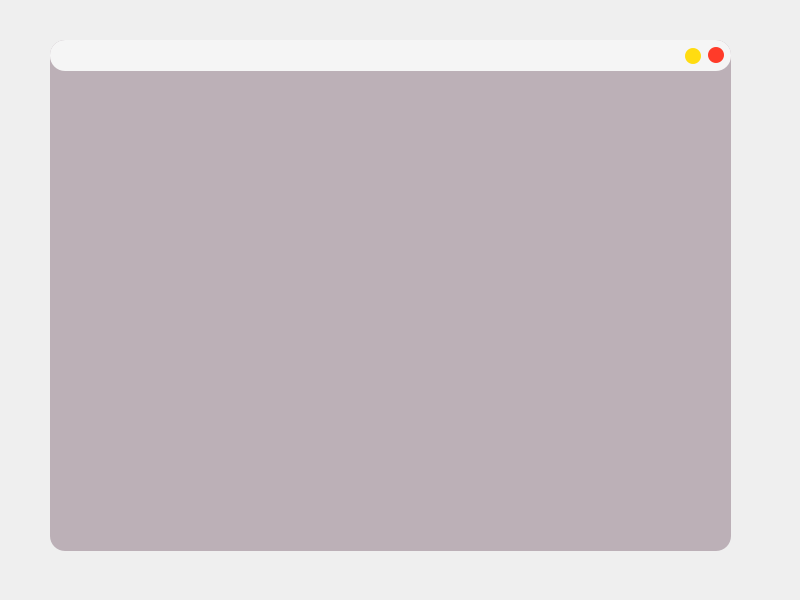
<?xml version="1.0" encoding="UTF-8"?>
<ui version="4.0">
 <class>MainWindow</class>
 <widget class="QMainWindow" name="MainWindow">
  <property name="geometry">
   <rect>
    <x>0</x>
    <y>0</y>
    <width>800</width>
    <height>600</height>
   </rect>
  </property>
  <property name="windowTitle">
   <string>MainWindow</string>
  </property>
  <widget class="QWidget" name="centralwidget">
   <widget class="QFrame" name="frame">
    <property name="geometry">
     <rect>
      <x>50</x>
      <y>40</y>
      <width>681</width>
      <height>511</height>
     </rect>
    </property>
    <property name="styleSheet">
     <string notr="true">background-color: rgb(188, 176, 183); 
border-radius:15px;</string>
    </property>
    <property name="frameShape">
     <enum>QFrame::StyledPanel</enum>
    </property>
    <property name="frameShadow">
     <enum>QFrame::Raised</enum>
    </property>
    <widget class="QFrame" name="frame_2">
     <property name="geometry">
      <rect>
       <x>0</x>
       <y>0</y>
       <width>681</width>
       <height>31</height>
      </rect>
     </property>
     <property name="styleSheet">
      <string notr="true">background-color: rgb(245, 245, 245);
</string>
     </property>
     <property name="frameShape">
      <enum>QFrame::StyledPanel</enum>
     </property>
     <property name="frameShadow">
      <enum>QFrame::Raised</enum>
     </property>
     <widget class="QPushButton" name="pushButton">
      <property name="geometry">
       <rect>
        <x>658</x>
        <y>7</y>
        <width>16</width>
        <height>16</height>
       </rect>
      </property>
      <property name="styleSheet">
       <string notr="true">QPushButton{
	background-color: rgb(255, 59, 41);
	border-radius:8px;
}

QPushButton:hover{
	background-color: rgb(197, 37, 37);
	border-radius:8px;
}</string>
      </property>
      <property name="text">
       <string/>
      </property>
     </widget>
     <widget class="QPushButton" name="pushButton_2">
      <property name="geometry">
       <rect>
        <x>635</x>
        <y>8</y>
        <width>16</width>
        <height>16</height>
       </rect>
      </property>
      <property name="styleSheet">
       <string notr="true">QPushButton{
	background-color: rgb(255, 220, 17);
	border-radius:8px;
}

QPushButton:hover{
	background-color: rgb(212, 182, 28);
	border-radius:8px;
}</string>
      </property>
      <property name="text">
       <string/>
      </property>
     </widget>
    </widget>
   </widget>
  </widget>
 </widget>
 <resources/>
 <connections/>
</ui>
